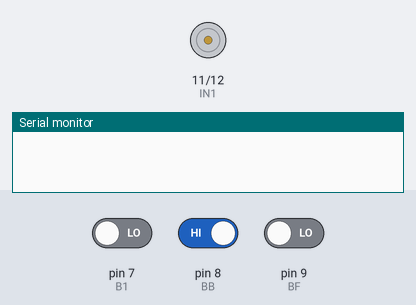
Simulated run of this sketch. Board: Arduino Uno, built with avr-gcc and run on an emulated ATmega328P. Parts: motor-driver pin pairs drawn as motors (green arrow = first pin HIGH = forward, orange = second pin HIGH = backward, longer = more drive, scaled by the enable pin), the last lines printed to the serial monitor. Inputs (shaded band) come from the test bench; at power-on: pin 7 (B1) LOW, pin 9 (BF) LOW, pin 8 (BB) HIGH.

Above: at 1.2 s.
1.3 s: pin 7 (B1) driven HIGH
At 2.5 s:
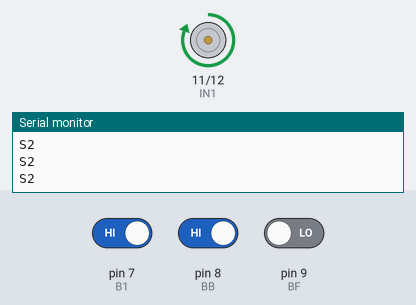
2.8 s: pin 9 (BF) driven HIGH
At 3.7 s:
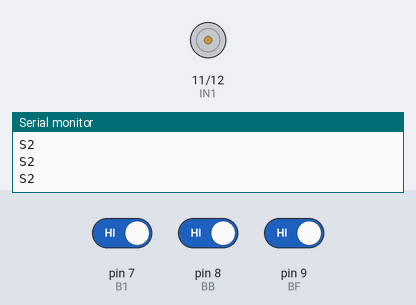
4.3 s: pin 9 (BF) driven LOW
At 4.9 s:
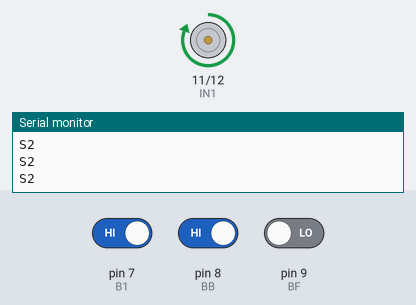
5.8 s: pin 8 (BB) driven LOW and pin 9 (BF) driven HIGH
At 7.2 s:
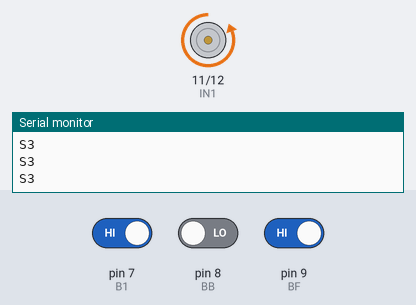
Timing chart, 0 to 8.3 s (numbered marks = the images above; inputs shaded):
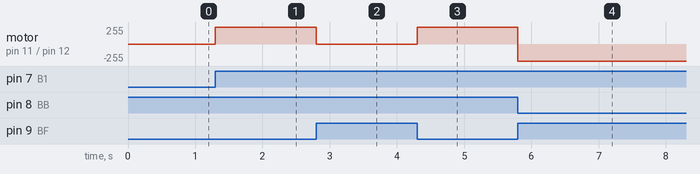

The sketch:

MKII_MAIN_BLADE_SKETCH.ino
```cpp
#define IN1 11
#define IN2 12
#define EN1 10
#define BF 9
#define BB 8
#define B1 7

bool dir = false;
int speed = 255;

void setup() {
  // put your setup code here, to run once:
  // put your setup code here, to run once:
  Serial.begin(9600);

  pinMode(EN1, OUTPUT);
  pinMode(IN1, OUTPUT);
  pinMode(IN2, OUTPUT);
  pinMode(BF, INPUT);
  pinMode(BB, INPUT);
  pinMode(B1, INPUT);

  while (digitalRead(BB) != HIGH) {
    analogWrite(EN1, speed);
    digitalWrite(IN1, LOW);  //Blade Back
    digitalWrite(IN2, HIGH);
    Serial.println("S1");
  }
  stop();
}

void loop() {
  // put your main code here, to run repeatedly:

  if (digitalRead(B1) == HIGH) {
    dir = move(dir);
  }
}

bool move(bool dir) {

  if (dir == false) {
    while (digitalRead(BF) != HIGH) {
      analogWrite(EN1, speed);
      digitalWrite(IN1, HIGH);
      digitalWrite(IN2, LOW);
      Serial.println("S2");
    }
    stop();
    return true;

  }


  else {
    while (digitalRead(BB) != HIGH) {
      analogWrite(EN1, speed);
      digitalWrite(IN1, LOW);  //Forward
      digitalWrite(IN2, HIGH);
      Serial.println("S3");
    }
    stop();
    return false;
  }
}

void stop() {
  analogWrite(EN1, 0);
  digitalWrite(IN1, LOW);  // set motor driver low (DOWN)
  digitalWrite(IN2, LOW);  // set motor driver high
}
```

Measured:
- after the input at 1.3 s, motor on pin 11 (IN1) / pin 12 (IN2): stopped → forward 255/255 at once
- after the input at 2.8 s, motor on pin 11 (IN1) / pin 12 (IN2): forward 255/255 → stopped at once
- after the input at 4.3 s, motor on pin 11 (IN1) / pin 12 (IN2): stopped → forward 255/255 at once
- after the input at 5.8 s, motor on pin 11 (IN1) / pin 12 (IN2): forward 255/255 → backward 255/255 at once
